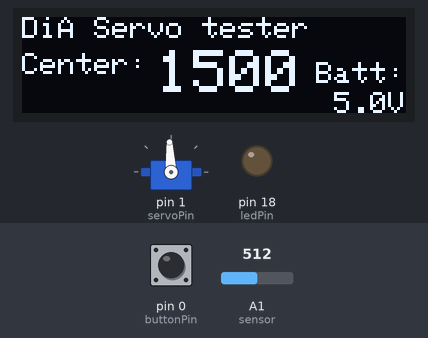
Recording of a sketch running on a simulated Arduino Leonardo, built with avr-gcc and run on an emulated ATmega32U4. Shown: servo, 128×32 one-colour display, output pins drawn as LEDs (lit = HIGH). The inputs (shaded band) are chosen by the test bench; at power-on: pin 0 (buttonPin) LOW, A1 (sensor) = 512.

Above: at 3.2 s.
3.3 s: pin 0 (buttonPin) pulled HIGH for 0.15 s
At 3.82 s:
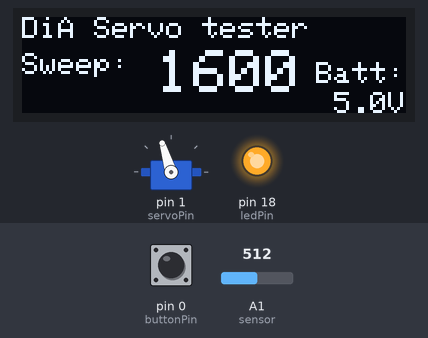
4.0 s: pin 0 (buttonPin) pulled HIGH for 1 s
At 5.2 s:
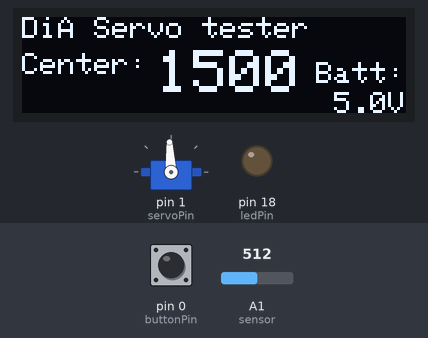
6.5 s: pin 0 (buttonPin) pulled HIGH for 0.15 s
At 6.72 s:
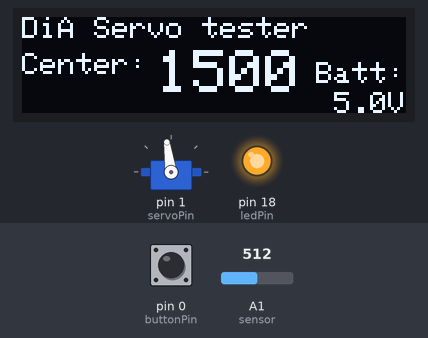
7.2 s: A1 (sensor) set to 716
At 8.9 s:
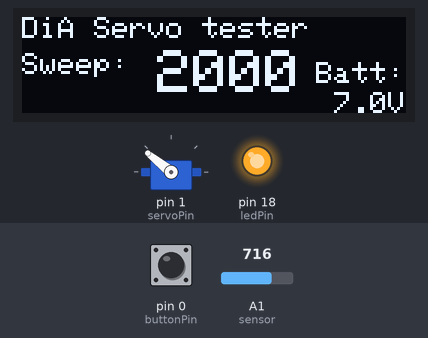
10.2 s: A1 (sensor) set to 900
At 10.46 s:
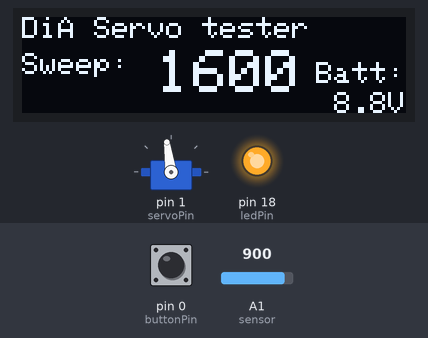
13.2 s: A1 (sensor) set to 1010
At 13.9 s:
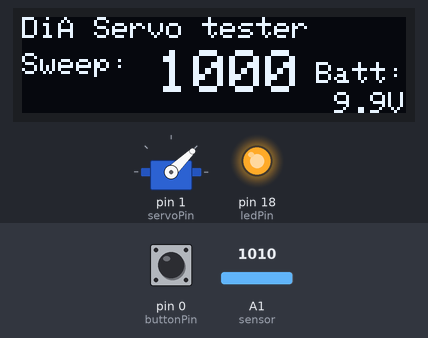
Timing chart, 0 to 15.7 s (numbered marks = the images above; inputs shaded):
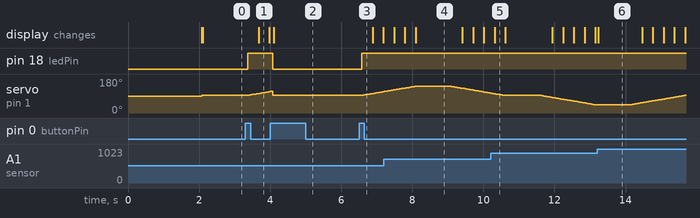

The sketch:

DiA_Servo_tester.ino
```cpp
/*
 * DiA Servo tester v1.0
 * 2019-09-09
 *
 * Current code is for Mellbell Pico board, which has Arduino Leonardo compatible schema.
 */


#include <Wire.h>
#include <Adafruit_GFX.h>
#include <Adafruit_SSD1306.h>
#include <Servo.h>

Adafruit_SSD1306 display(128, 32, &Wire, -1);

// Pins
const int servoPin = 1;
const int buttonPin = 0;
const int ledPin =  18; // optional
// A1 pin used for voltage sensor

// Servo params
Servo myservo;
int pos = 1500;
int steps = 10;
int dir = 1;
unsigned long pause = 0;
unsigned long pauseLength = 1000;

// Button and mode

int modeState = LOW; // LOW - Center & led off, HIGH - Sweep & led on
int buttonState;
int lastButtonState = LOW;
unsigned long lastDebounceTime = 0;  // the last time the output pin was toggled
unsigned long debounceDelay = 50;    // the debounce time; increase if the output flickers

// Voltage meter

float voltage;

static const unsigned char PROGMEM logo_bmp[] =
{ B11111111, B11100000, B00000000,
  B11111111, B11111100, B00000000,
  B11111111, B11111111, B00000000,
  B11111111, B11111111, B10000000,
  B11111100, B00111111, B11000000,
  B01111100, B00001111, B11100000,
  B00111110, B00000011, B11110000,
  B00111111, B00000001, B11110000,
  B00011111, B00000001, B11111000,
  B00001111, B10000000, B11111000,
  B00001111, B11000000, B01111100,
  B01100111, B11000000, B01111100,
  B11110011, B11100000, B01111100,
  B11110011, B11110000, B00111110,
  B11110001, B11110000, B00111110,
  B01100000, B11111000, B00111110,
  B00000000, B11111110, B11111110,
  B11111110, B01111110, B11111110,
  B11111111, B00111111, B11111110,
  B11111111, B10111111, B11111100,
  B11111111, B10011111, B11111100,
  B11110000, B00001111, B11111100,
  B11110000, B00000111, B11111000,
  B11110000, B00000111, B11111000,
  B11110000, B00000111, B11110000,
  B11110000, B00001111, B11110000,
  B11110000, B01111111, B11110000,
  B11111111, B11111111, B11111000,
  B11111111, B11111111, B11111100,
  B11111111, B11111111, B01111100,
  B11111111, B11111100, B00111110,
  B11111111, B11100000, B00011111};

void setup() {
  myservo.attach(servoPin);

  pinMode(buttonPin, INPUT);

  pinMode(ledPin, OUTPUT); // optional
  digitalWrite(ledPin, modeState); // optional

  Serial.begin(9600);

  // SSD1306_SWITCHCAPVCC = generate display voltage from 3.3V internally
  if(!display.begin(SSD1306_SWITCHCAPVCC, 0x3C)) { // Address 0x3D for 128x64
    Serial.println(F("SSD1306 allocation failed"));
    for(;;); // Don't proceed, loop forever
  }

  display.clearDisplay();

  display.drawBitmap(0, 0, logo_bmp, 24, 32, 1);
  display.setTextSize(2);
  display.setTextColor(WHITE, BLACK);
  display.setCursor(30,0);
  display.println(F("Servo"));
  display.setCursor(30,18);
  display.println(F("tester"));
  display.setTextSize(1);
  display.setCursor(104, 25);
  display.println(F("v1.0"));
  display.display();
  delay(2000);

  display.clearDisplay();
  display.setTextSize(1);
  display.setCursor(0,0);
  display.println(F("DiA Servo tester"));
  display.setCursor(0, 12);
  display.print("Center: ");
  display.setCursor(98, 15 );
  display.print("Batt: ");

  updateValues();
}

void updateValues(void) {
  display.setTextSize(2);
  display.setCursor(45, 11);
  display.print(pos);
  display.setTextSize(1);
  display.setCursor(104, 25);
  display.print(voltage, 1); display.print("V");
  display.display();
}

void loop() {
  int reading = digitalRead(buttonPin);

  if (reading != lastButtonState) {
    lastDebounceTime = millis();  // reset the debouncing timer
  }

  if ((millis() - lastDebounceTime) > debounceDelay) {
    if (reading != buttonState) {
      buttonState = reading;

      if (buttonState == HIGH) {
        modeState = !modeState;
        if(modeState == HIGH) {
          display.setTextSize(1);
          display.setCursor(0, 12);
          display.print("Sweep:  ");
        }
        else {
          display.setTextSize(1);
          display.setCursor(0, 12);
          display.print("Center: ");
        }
      }
    }
  }
  digitalWrite(ledPin, modeState); // optional
  lastButtonState = reading;

  if(modeState == HIGH) {
    if(pause > 0 && ((millis() - pause) > pauseLength)) pause = 0;
    else if(pause == 0) {
      pos = pos + steps * dir;        // moving servo by one step somewhere
      if(pos <= 1000) dir = 1;        // change direction to positive
      else if(pos >= 2000) dir = -1;  // change direction to negative
      myservo.writeMicroseconds(pos); // send pwm to servo
      delay(15);                      // wait a bit for a servo to reach the destination

      if(pos == 1000 || pos == 1500 || pos == 2000) pause = millis(); // pause at the center and both ends for a second
    }
  }
  else {
    pos = 1500; // fixed center
    myservo.writeMicroseconds(pos);
    delay(15);
  }

  int sensorValue = analogRead(A1); // read the value from voltage "sensor"
  voltage = sensorValue * (5.00 / 1023.00) * 2; //convert the value to a true voltage.

  updateValues();
}
```

Measured:
- after the input at 3.3 s, pin 18 (ledPin): LOW → HIGH after 0.07 s; servo on pin 1 (servoPin): moves from 93° to 113° over 0.61 s, starting after 0.07 s; the display: changes after 0.37 s (image 1)
- after the input at 4.0 s, pin 18 (ledPin): HIGH → LOW after 0.07 s; the display: changes after 0.10 s (image 2)
- after the input at 6.5 s, pin 18 (ledPin): LOW → HIGH after 0.08 s; servo on pin 1 (servoPin): moves from 93° to 113° over 0.61 s, starting after 0.08 s
- what the display in image 4 shows lasts 1.3 s, from 8.1 s to 9.4 s
- what the display in image 6 shows lasts 1.3 s, from 13.2 s to 14.5 s
